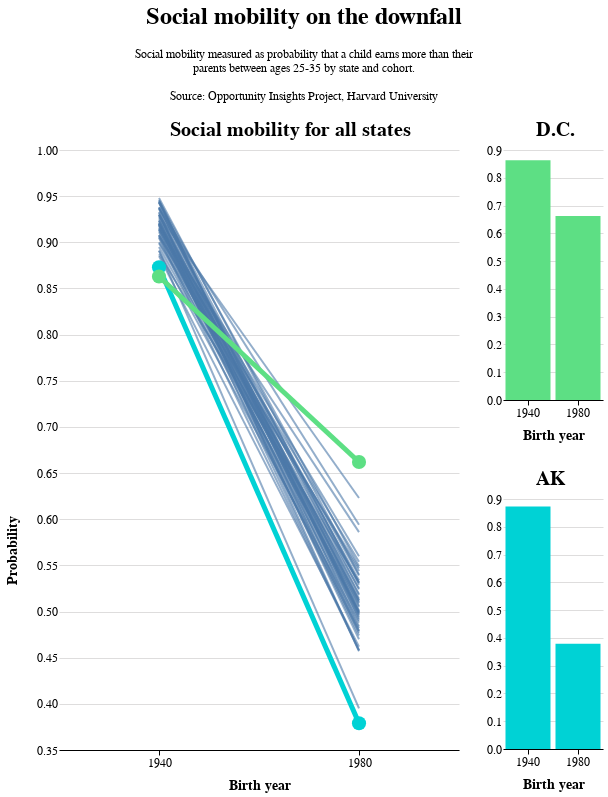

Notebook code cell kept with this figure:
### Code cell
chart1 = alt.layer(
    data=first_last_mobility, width=400, height=600,title = alt.TitleParams("Social mobility for all states",dx=165)
).resolve_scale(color="independent")

chart1 += alt.Chart().mark_line(opacity=.6).encode(
    x='cohort:N',
    y=alt.Y('cohort_mean:Q',  title="Probability",
            scale=alt.Scale(domain=[.35, 1])),
    detail='state_name:N'
)    
chart1 += alt.Chart().mark_point(
    size=100,
    opacity=1,
    filled=True
).encode(
    x=alt.X('cohort:N', title="Birth year",axis=alt.Axis(grid=False)),
    y=alt.Y('cohort_mean:Q'),
    color=alt.Color('cohort:O',
        scale=alt.Scale(
            domain=['1940', '1980'],
            range= ["#818181","#818181"],
        ),
        legend=None
    )
)
# HIGHLIGHT AK
chart1 += alt.Chart(data=first_last_mobility.loc[first_last_mobility.state_name=="AK"]
                    ).mark_line(size=5).encode(x='cohort:N',
                        y=alt.Y('cohort_mean:Q',  title="",
                                scale=alt.Scale(domain=[.35, 1])),
                        color = alt.Color("state_name:N", scale=alt.Scale(domain=["AK"], range=["#00D2D5"]),
                                          legend=None))
chart1 += alt.Chart(data=first_last_mobility.loc[first_last_mobility.state_name=="AK"]
                    ).mark_point(size=200,opacity=1,filled=True).encode(x='cohort:N',
                        y=alt.Y('cohort_mean:Q',  title="",
                                scale=alt.Scale(domain=[.35, 1])),
                        color = alt.Color("state_name:N", scale=alt.Scale(domain=["AK"], range=["#00D2D5"]),
                                          legend=None))
#HIGHLIGHT DC
chart1 += alt.Chart(data=first_last_mobility.loc[first_last_mobility.state_name=="DC"]
                    ).mark_line(size=5).encode(x='cohort:N',
                        y=alt.Y('cohort_mean:Q',  title="",
                                scale=alt.Scale(domain=[.35, 1])),
                        color = alt.Color("state_name:N", scale=alt.Scale(domain=["DC"], range=["#5DDF84"]),
                                          legend=None))
chart1 += alt.Chart(data=first_last_mobility.loc[first_last_mobility.state_name=="DC"]
                    ).mark_point(size=200,opacity=1,filled=True).encode(x='cohort:N',
                        y=alt.Y('cohort_mean:Q',  title="",
                                scale=alt.Scale(domain=[.35, 1])),
                        color = alt.Color("state_name:N", scale=alt.Scale(domain=["DC"], range=["#5DDF84"]),
                                          legend=None))

DC = alt.Chart(data=first_last_mobility.loc[first_last_mobility.state_name=="DC"],
                   width=100, height=250,
                   title=alt.TitleParams("D.C.", dx=50)).mark_bar().encode(
    x=alt.X('cohort:N',title="Birth year"),
    y=alt.Y('cohort_mean:Q'),
    color=alt.Color("state_name:N", scale=alt.Scale(domain=["DC"], range=['#5DDF84']),
                     legend=None))

AK = alt.Chart(data=first_last_mobility.loc[first_last_mobility.state_name=="AK"],
                   width=100, height=250,
                   title=alt.TitleParams("AK", dx=50)).mark_bar().encode(
    x=alt.X('cohort:N',title="Birth year"),
    y=alt.Y('cohort_mean:Q'),
    color=alt.Color("state_name:N", scale=alt.Scale(domain=["AK"], range=['#00D2D5']),
                     legend=None))

chart2= alt.vconcat(DC,AK).resolve_scale(
    color='independent'
)

final_chart = alt.ConcatChart(concat=[chart1, chart2]).resolve_scale(
    color='independent'
).configure_view(
    stroke=None,
).configure_concat(
    spacing=27
).configure_title(fontSize=20).configure_axisY(
    titleAngle=-90, titleY = 400, titleX = -40
)

final_chart.properties(title = alt.TitleParams(
                      ["Social mobility on the downfall"],
                       subtitle = ["Social mobility measured as probability that a child earns more than their",
                                   "parents between ages 25-35 by state and cohort.", "",
                                   "Source: Opportunity Insights Project, Harvard University",""],
                       fontSize = 24,
                       anchor="middle",
                       subtitlePadding=20))

### Figure 1 — Vega-Lite specification as saved in the notebook (floating-point values rounded to 4 significant figures)
{"config": {"title": {"fontSize": 20, "font": "Gill Sans", "anchor": "start", "fontColor": "#000000"}, "axisX": {"domain": true, "domainColor": "#000000", "domainWidth": 1, "grid": false, "labelFont": "Gill Sans", "labelFontSize": 12, "labelAngle": 0, "tickColor": "#000000", "tickSize": 5, "titleFont": "Gill Sans", "titleFontSize": 14, "titlePadding": 10, "title": "X Axis Title (units)"}, "axisY": {"domain": false, "grid": true, "gridColor": "#DEDDDD", "gridWidth": 1, "labelFont": "Gill Sans", "labelFontSize": 12, "labelAngle": 0, "ticks": false, "titleFont": "Gill Sans", "titleFontSize": 14, "titlePadding": 10, "title": "Y Axis Title (units)", "titleAngle": -90, "titleY": 400, "titleX": -40}, "range": {"category": ["#1FB8FC", "#B2B2B2", "#000000", "#FDCC3F", "#B4F5A9#4ED4B5", "#FF887F", "#FFBEFF"], "diverging": ["#D5FFFF", "#95F8FF", "#70D3FC", "#0099EA", "#005B97", "#3D478B", "#000027"]}, "legend": {"labelFont": "Gill Sans", "labelFontSize": 14, "symbolType": "square", "symbolSize": 100, "titleFont": "Gill Sans", "titleFontSize": 12, "title": "", "offset": 0}, "concat": {"spacing": 27}, "view": {"stroke": null}}, "concat": [{"layer": [{"mark": {"type": "line", "opacity": 0.6}, "encoding": {"detail": {"type": "nominal", "field": "state_name"}, "x": {"type": "nominal", "field": "cohort"}, "y": {"type": "quantitative", "field": "cohort_mean", "scale": {"domain": [0.35, 1]}, "title": "Probability"}}}, {"mark": {"type": "point", "filled": true, "opacity": 1, "size": 100}, "encoding": {"color": {"type": "ordinal", "field": "cohort", "legend": null, "scale": {"domain": ["1940", "1980"], "range": ["#818181", "#818181"]}}, "x": {"type": "nominal", "axis": {"grid": false}, "field": "cohort", "title": "Birth year"}, "y": {"type": "quantitative", "field": "cohort_mean"}}}, {"data": {"name": "data-336468f7cae73cf07356422d02c5db4f"}, "mark": {"type": "line", "size": 5}, "encoding": {"color": {"type": "nominal", "field": "state_name", "legend": null, "scale": {"domain": ["AK"], "range": ["#00D2D5"]}}, "x": {"type": "nominal", "field": "cohort"}, "y": {"type": "quantitative", "field": "cohort_mean", "scale": {"domain": [0.35, 1]}, "title": ""}}}, {"data": {"name": "data-336468f7cae73cf07356422d02c5db4f"}, "mark": {"type": "point", "filled": true, "opacity": 1, "size": 200}, "encoding": {"color": {"type": "nominal", "field": "state_name", "legend": null, "scale": {"domain": ["AK"], "range": ["#00D2D5"]}}, "x": {"type": "nominal", "field": "cohort"}, "y": {"type": "quantitative", "field": "cohort_mean", "scale": {"domain": [0.35, 1]}, "title": ""}}}, {"data": {"name": "data-d1d2255e685c4e31d45570f60de2bdc4"}, "mark": {"type": "line", "size": 5}, "encoding": {"color": {"type": "nominal", "field": "state_name", "legend": null, "scale": {"domain": ["DC"], "range": ["#5DDF84"]}}, "x": {"type": "nominal", "field": "cohort"}, "y": {"type": "quantitative", "field": "cohort_mean", "scale": {"domain": [0.35, 1]}, "title": ""}}}, {"data": {"name": "data-d1d2255e685c4e31d45570f60de2bdc4"}, "mark": {"type": "point", "filled": true, "opacity": 1, "size": 200}, "encoding": {"color": {"type": "nominal", "field": "state_name", "legend": null, "scale": {"domain": ["DC"], "range": ["#5DDF84"]}}, "x": {"type": "nominal", "field": "cohort"}, "y": {"type": "quantitative", "field": "cohort_mean", "scale": {"domain": [0.35, 1]}, "title": ""}}}], "data": {"name": "data-2b8559182aa90611dac9d32883bdf623"}, "height": 600, "resolve": {"scale": {"color": "independent"}}, "title": {"text": "Social mobility for all states", "dx": 165}, "width": 400}, {"vconcat": [{"data": {"name": "data-d1d2255e685c4e31d45570f60de2bdc4"}, "mark": "bar", "encoding": {"color": {"type": "nominal", "field": "state_name", "legend": null, "scale": {"domain": ["DC"], "range": ["#5DDF84"]}}, "x": {"type": "nominal", "field": "cohort", "title": "Birth year"}, "y": {"type": "quantitative", "field": "cohort_mean"}}, "height": 250, "title": {"text": "D.C.", "dx": 50}, "width": 100}, {"data": {"name": "data-336468f7cae73cf07356422d02c5db4f"}, "mark": "bar", "encoding": {"color": {"type": "nominal", "field": "state_name", "legend": null, "scale": {"domain": ["AK"], "range": ["#00D2D5"]}}, "x": {"type": "nominal", "field": "cohort", "title": "Birth year"}, "y": {"type": "quantitative", "field": "cohort_mean"}}, "height": 250, "title": {"text": "AK", "dx": 50}, "width": 100}], "resolve": {"scale": {"color": "independent"}}}], "resolve": {"scale": {"color": "independent"}}, "title": {"text": ["Social mobility on the downfall"], "anchor": "middle", "fontSize": 24, "subtitle": ["Social mobility measured as probability that a child earns more than their", "parents between ages 25-35 by state and cohort.", "", "Source: Opportunity Insights Project, Harvard University", ""], "subtitlePadding": 20}, "$schema": "https://vega.github.io/schema/vega-lite/v4.8.1.json", "datasets": {"data-2b8559182aa90611dac9d32883bdf623": [{"state_fips": 1, "state_name": "AL", "cohort": 1940, "cohort_mean": 0.92, "pct_change": null}, {"state_fips": 1, "state_name": "AL", "cohort": 1980, "cohort_mean": 0.519, "pct_change": -0.4359}, {"state_fips": 2, "state_name": "AK", "cohort": 1940, "cohort_mean": 0.873, "pct_change": null}, {"state_fips": 2, "state_name": "AK", "cohort": 1980, "cohort_mean": 0.379, "pct_change": -0.5659}, {"state_fips": 4, "state_name": "AZ", "cohort": 1940, "cohort_mean": 0.885, "pct_change": null}, {"state_fips": 4, "state_name": "AZ", "cohort": 1980, "cohort_mean": 0.462, "pct_change": -0.478}, {"state_fips": 5, "state_name": "AR", "cohort": 1940, "cohort_mean": 0.921, "pct_change": null}, {"state_fips": 5, "state_name": "AR", "cohort": 1980, "cohort_mean": 0.56, "pct_change": -0.392}, {"state_fips": 6, "state_name": "CA", "cohort": 1940, "cohort_mean": 0.891, "pct_change": null}, {"state_fips": 6, "state_name": "CA", "cohort": 1980, "cohort_mean": 0.488, "pct_change": -0.4523}, {"state_fips": 8, "state_name": "CO", "cohort": 1940, "cohort_mean": 0.92, "pct_change": null}, {"state_fips": 8, "state_name": "CO", "cohort": 1980, "cohort_mean": 0.499, "pct_change": -0.4576}, {"state_fips": 9, "state_name": "CT", "cohort": 1940, "cohort_mean": 0.923, "pct_change": null}, {"state_fips": 9, "state_name": "CT", "cohort": 1980, "cohort_mean": 0.518, "pct_change": -0.4388}, {"state_fips": 10, "state_name": "DE", "cohort": 1940, "cohort_mean": 0.916, "pct_change": null}, {"state_fips": 10, "state_name": "DE", "cohort": 1980, "cohort_mean": 0.514, "pct_change": -0.4389}, {"state_fips": 11, "state_name": "DC", "cohort": 1940, "cohort_mean": 0.863, "pct_change": null}, {"state_fips": 11, "state_name": "DC", "cohort": 1980, "cohort_mean": 0.662, "pct_change": -0.2329}, {"state_fips": 12, "state_name": "FL", "cohort": 1940, "cohort_mean": 0.905, "pct_change": null}, {"state_fips": 12, "state_name": "FL", "cohort": 1980, "cohort_mean": 0.458, "pct_change": -0.4939}, {"state_fips": 13, "state_name": "GA", "cohort": 1940, "cohort_mean": 0.921, "pct_change": null}, {"state_fips": 13, "state_name": "GA", "cohort": 1980, "cohort_mean": 0.482, "pct_change": -0.4767}, {"state_fips": 15, "state_name": "HI", "cohort": 1940, "cohort_mean": 0.944, "pct_change": null}, {"state_fips": 15, "state_name": "HI", "cohort": 1980, "cohort_mean": 0.5, "pct_change": -0.4703}, {"state_fips": 16, "state_name": "ID", "cohort": 1940, "cohort_mean": 0.946, "pct_change": null}, {"state_fips": 16, "state_name": "ID", "cohort": 1980, "cohort_mean": 0.492, "pct_change": -0.4799}, {"state_fips": 17, "state_name": "IL", "cohort": 1940, "cohort_mean": 0.924, "pct_change": null}, {"state_fips": 17, "state_name": "IL", "cohort": 1980, "cohort_mean": 0.47, "pct_change": -0.4913}, {"state_fips": 18, "state_name": "IN", "cohort": 1940, "cohort_mean": 0.943, "pct_change": null}, {"state_fips": 18, "state_name": "IN", "cohort": 1980, "cohort_mean": 0.484, "pct_change": -0.4867}, {"state_fips": 19, "state_name": "IA", "cohort": 1940, "cohort_mean": 0.948, "pct_change": null}, {"state_fips": 19, "state_name": "IA", "cohort": 1980, "cohort_mean": 0.54, "pct_change": -0.4304}, {"state_fips": 20, "state_name": "KS", "cohort": 1940, "cohort_mean": 0.936, "pct_change": null}, {"state_fips": 20, "state_name": "KS", "cohort": 1980, "cohort_mean": 0.497, "pct_change": -0.469}, {"state_fips": 21, "state_name": "KY", "cohort": 1940, "cohort_mean": 0.919, "pct_change": null}, {"state_fips": 21, "state_name": "KY", "cohort": 1980, "cohort_mean": 0.534, "pct_change": -0.4189}, {"state_fips": 22, "state_name": "LA", "cohort": 1940, "cohort_mean": 0.887, "pct_change": null}, {"state_fips": 22, "state_name": "LA", "cohort": 1980, "cohort_mean": 0.532, "pct_change": -0.4002}, {"state_fips": 23, "state_name": "ME", "cohort": 1940, "cohort_mean": 0.932, "pct_change": null}, {"state_fips": 23, "state_name": "ME", "cohort": 1980, "cohort_mean": 0.501, "pct_change": -0.4624}, {"state_fips": 24, "state_name": "MD", "cohort": 1940, "cohort_mean": 0.908, "pct_change": null}, {"state_fips": 24, "state_name": "MD", "cohort": 1980, "cohort_mean": 0.512, "pct_change": -0.4361}, {"state_fips": 25, "state_name": "MA", "cohort": 1940, "cohort_mean": 0.914, "pct_change": null}, {"state_fips": 25, "state_name": "MA", "cohort": 1980, "cohort_mean": 0.554, "pct_change": -0.3939}, {"state_fips": 26, "state_name": "MI", "cohort": 1940, "cohort_mean": 0.933, "pct_change": null}, {"state_fips": 26, "state_name": "MI", "cohort": 1980, "cohort_mean": 0.457, "pct_change": -0.5102}, {"state_fips": 27, "state_name": "MN", "cohort": 1940, "cohort_mean": 0.943, "pct_change": null}, {"state_fips": 27, "state_name": "MN", "cohort": 1980, "cohort_mean": 0.529, "pct_change": -0.439}, {"state_fips": 28, "state_name": "MS", "cohort": 1940, "cohort_mean": 0.907, "pct_change": null}, {"state_fips": 28, "state_name": "MS", "cohort": 1980, "cohort_mean": 0.531, "pct_change": -0.4146}, {"state_fips": 29, "state_name": "MO", "cohort": 1940, "cohort_mean": 0.938, "pct_change": null}, {"state_fips": 29, "state_name": "MO", "cohort": 1980, "cohort_mean": 0.524, "pct_change": -0.4414}, {"state_fips": 30, "state_name": "MT", "cohort": 1940, "cohort_mean": 0.915, "pct_change": null}, {"state_fips": 30, "state_name": "MT", "cohort": 1980, "cohort_mean": 0.586, "pct_change": -0.3596}, {"state_fips": 31, "state_name": "NE", "cohort": 1940, "cohort_mean": 0.945, "pct_change": null}, {"state_fips": 31, "state_name": "NE", "cohort": 1980, "cohort_mean": 0.549, "pct_change": -0.419}, {"state_fips": 32, "state_name": "NV", "cohort": 1940, "cohort_mean": 0.891, "pct_change": null}, {"state_fips": 32, "state_name": "NV", "cohort": 1980, "cohort_mean": 0.395, "pct_change": -0.5567}, {"state_fips": 33, "state_name": "NH", "cohort": 1940, "cohort_mean": 0.93, "pct_change": null}, {"state_fips": 33, "state_name": "NH", "cohort": 1980, "cohort_mean": 0.51, "pct_change": -0.4516}, {"state_fips": 34, "state_name": "NJ", "cohort": 1940, "cohort_mean": 0.899, "pct_change": null}, {"state_fips": 34, "state_name": "NJ", "cohort": 1980, "cohort_mean": 0.525, "pct_change": -0.416}, {"state_fips": 35, "state_name": "NM", "cohort": 1940, "cohort_mean": 0.895, "pct_change": null}, {"state_fips": 35, "state_name": "NM", "cohort": 1980, "cohort_mean": 0.509, "pct_change": -0.4313}, {"state_fips": 36, "state_name": "NY", "cohort": 1940, "cohort_mean": 0.9, "pct_change": null}, {"state_fips": 36, "state_name": "NY", "cohort": 1980, "cohort_mean": 0.547, "pct_change": -0.3922}, {"state_fips": 37, "state_name": "NC", "cohort": 1940, "cohort_mean": 0.928, "pct_change": null}, {"state_fips": 37, "state_name": "NC", "cohort": 1980, "cohort_mean": 0.498, "pct_change": -0.4634}, {"state_fips": 38, "state_name": "ND", "cohort": 1940, "cohort_mean": 0.937, "pct_change": null}, {"state_fips": 38, "state_name": "ND", "cohort": 1980, "cohort_mean": 0.594, "pct_change": -0.3661}, {"state_fips": 39, "state_name": "OH", "cohort": 1940, "cohort_mean": 0.93, "pct_change": null}, {"state_fips": 39, "state_name": "OH", "cohort": 1980, "cohort_mean": 0.479, "pct_change": -0.4849}, {"state_fips": 40, "state_name": "OK", "cohort": 1940, "cohort_mean": 0.938, "pct_change": null}, {"state_fips": 40, "state_name": "OK", "cohort": 1980, "cohort_mean": 0.512, "pct_change": -0.4542}, {"state_fips": 41, "state_name": "OR", "cohort": 1940, "cohort_mean": 0.92, "pct_change": null}, {"state_fips": 41, "state_name": "OR", "cohort": 1980, "cohort_mean": 0.477, "pct_change": -0.4815}, {"state_fips": 42, "state_name": "PA", "cohort": 1940, "cohort_mean": 0.926, "pct_change": null}, {"state_fips": 42, "state_name": "PA", "cohort": 1980, "cohort_mean": 0.539, "pct_change": -0.4179}, {"state_fips": 44, "state_name": "RI", "cohort": 1940, "cohort_mean": 0.908, "pct_change": null}, {"state_fips": 44, "state_name": "RI", "cohort": 1980, "cohort_mean": 0.544, "pct_change": -0.4009}, {"state_fips": 45, "state_name": "SC", "cohort": 1940, "cohort_mean": 0.911, "pct_change": null}, {"state_fips": 45, "state_name": "SC", "cohort": 1980, "cohort_mean": 0.494, "pct_change": -0.4577}, {"state_fips": 46, "state_name": "SD", "cohort": 1940, "cohort_mean": 0.929, "pct_change": null}, {"state_fips": 46, "state_name": "SD", "cohort": 1980, "cohort_mean": 0.623, "pct_change": -0.3294}, {"state_fips": 47, "state_name": "TN", "cohort": 1940, "cohort_mean": 0.923, "pct_change": null}, {"state_fips": 47, "state_name": "TN", "cohort": 1980, "cohort_mean": 0.496, "pct_change": -0.4626}, {"state_fips": 48, "state_name": "TX", "cohort": 1940, "cohort_mean": 0.913, "pct_change": null}, {"state_fips": 48, "state_name": "TX", "cohort": 1980, "cohort_mean": 0.505, "pct_change": -0.4469}, {"state_fips": 49, "state_name": "UT", "cohort": 1940, "cohort_mean": 0.937, "pct_change": null}, {"state_fips": 49, "state_name": "UT", "cohort": 1980, "cohort_mean": 0.531, "pct_change": -0.4333}, {"state_fips": 50, "state_name": "VT", "cohort": 1940, "cohort_mean": 0.918, "pct_change": null}, {"state_fips": 50, "state_name": "VT", "cohort": 1980, "cohort_mean": 0.474, "pct_change": -0.4837}, {"state_fips": 51, "state_name": "VA", "cohort": 1940, "cohort_mean": 0.906, "pct_change": null}, {"state_fips": 51, "state_name": "VA", "cohort": 1980, "cohort_mean": 0.479, "pct_change": -0.4713}, {"state_fips": 53, "state_name": "WA", "cohort": 1940, "cohort_mean": 0.919, "pct_change": null}, {"state_fips": 53, "state_name": "WA", "cohort": 1980, "cohort_mean": 0.458, "pct_change": -0.5016}, {"state_fips": 54, "state_name": "WV", "cohort": 1940, "cohort_mean": 0.93, "pct_change": null}, {"state_fips": 54, "state_name": "WV", "cohort": 1980, "cohort_mean": 0.499, "pct_change": -0.4634}, {"state_fips": 55, "state_name": "WI", "cohort": 1940, "cohort_mean": 0.944, "pct_change": null}, {"state_fips": 55, "state_name": "WI", "cohort": 1980, "cohort_mean": 0.506, "pct_change": -0.464}, {"state_fips": 56, "state_name": "WY", "cohort": 1940, "cohort_mean": 0.914, "pct_change": null}, {"state_fips": 56, "state_name": "WY", "cohort": 1980, "cohort_mean": 0.49, "pct_change": -0.4639}], "data-336468f7cae73cf07356422d02c5db4f": [{"state_fips": 2, "state_name": "AK", "cohort": 1940, "cohort_mean": 0.873, "pct_change": null}, {"state_fips": 2, "state_name": "AK", "cohort": 1980, "cohort_mean": 0.379, "pct_change": -0.5659}], "data-d1d2255e685c4e31d45570f60de2bdc4": [{"state_fips": 11, "state_name": "DC", "cohort": 1940, "cohort_mean": 0.863, "pct_change": null}, {"state_fips": 11, "state_name": "DC", "cohort": 1980, "cohort_mean": 0.662, "pct_change": -0.2329}]}}
